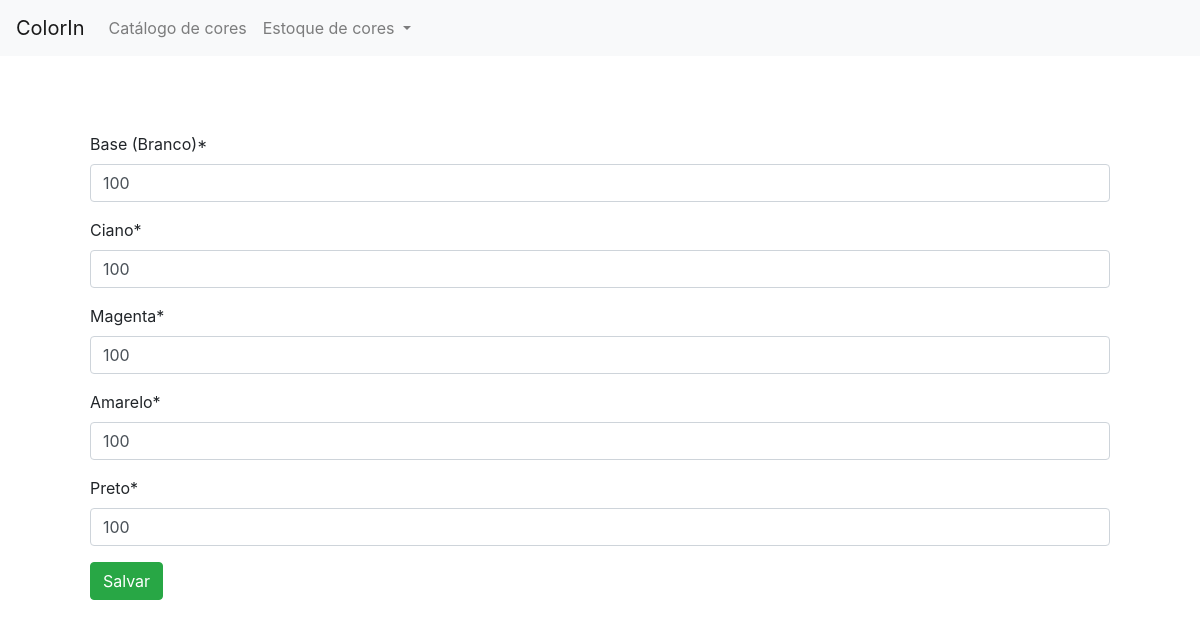
Page /change_stock on the earlier database version.
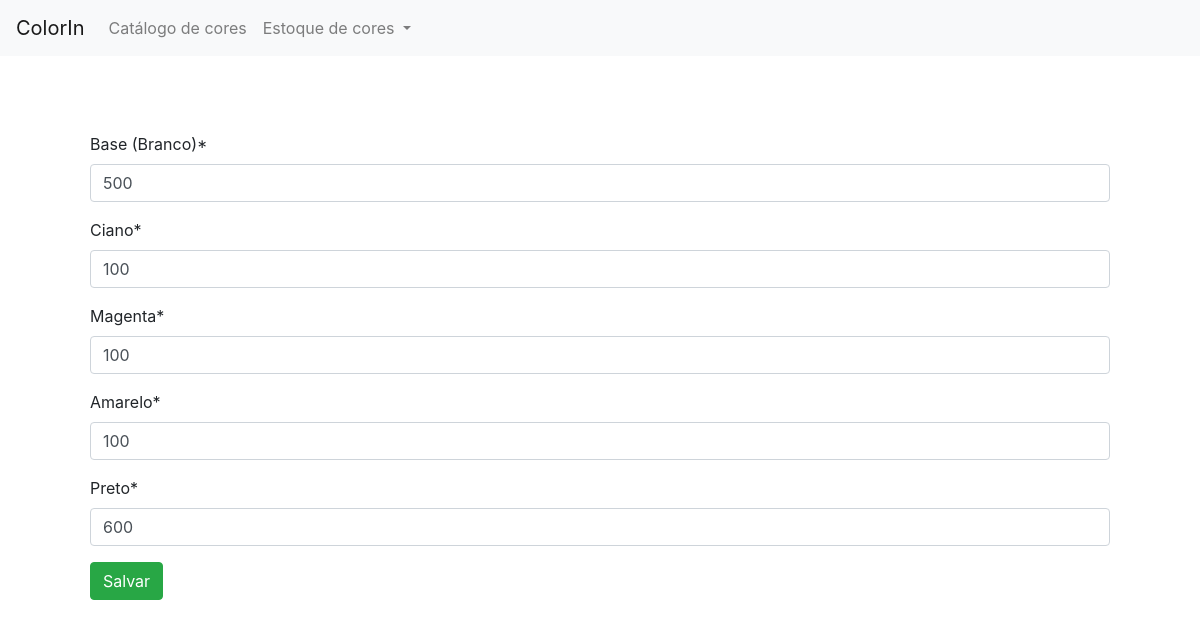
Same page on the later database version.
### color_in/models/stock.py (models this page shows)
class Stock(models.Model):
    stock_base = models.IntegerField(verbose_name='Base (Branco)', validators=[
                                     MinValueValidator(0)])
    stock_black = models.IntegerField(verbose_name='Preto',
                                      validators=[MinValueValidator(0)])
    stock_yellow = models.IntegerField(verbose_name='Amarelo',
                                       validators=[MinValueValidator(0)])
    stock_magenta = models.IntegerField(verbose_name='Magenta',
                                        validators=[MinValueValidator(0)])
    stock_cyan = models.IntegerField(verbose_name='Ciano',
                                     validators=[MinValueValidator(0)])
    stock_status = models.BooleanField(verbose_name='Status')

### color_in/views/stock_view.py (the view)
# urls.py: path('change_stock', StockObjectUpdateView.as_view(), name='stock-change'),
class StockObjectUpdateView(UpdateView):
    model = Stock
    queryset = Stock.objects.filter(pk=1)
    fields = '__all__'
    success_url = 'stock_status'
    def get_object(self):
        return get_object_or_404(Stock, pk=1)

### color_in/templates/color_in/stock_form.html (shortened to what this page needs)
{% extends 'header.html' %}
{% load crispy_forms_tags %}
    {% block content %}
    <form method="POST">{% csrf_token %}
        <p> {{ form.stock_base|as_crispy_field }} </p>
        <p> {{ form.stock_cyan|as_crispy_field }} </p>
        <p> {{ form.stock_magenta|as_crispy_field }} </p>
        <p> {{ form.stock_yellow|as_crispy_field }} </p>
        <p> {{ form.stock_black|as_crispy_field }} </p>
        <button type="submit" class="btn btn-success">Salvar </button>
    </form>
    {% endblock %}

Differences in the rows shown:
changed Stock: stock_base "100" → "500"; stock_black "100" → "600"
